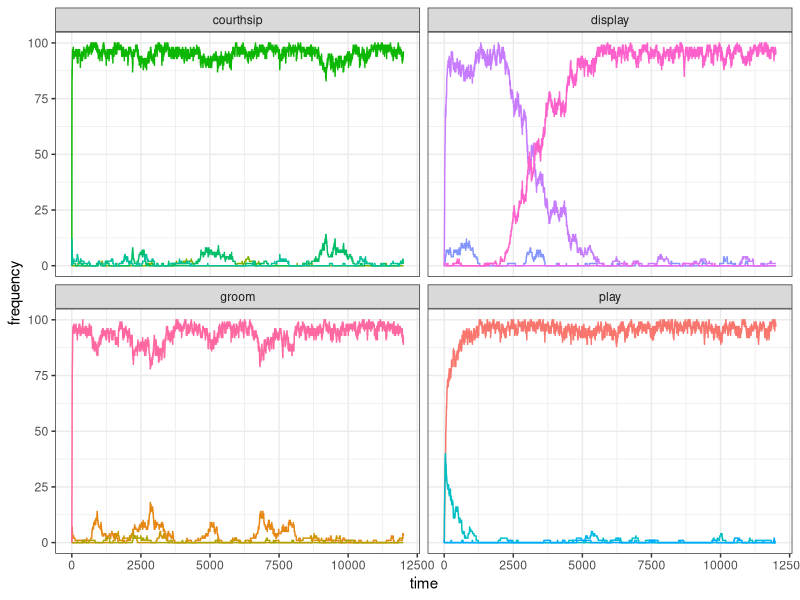

This figure's R source: (Note: a time limit stopped this script after it produced the figure.)
library(tidyverse)

#
# set_oranzees_environment()
# function commons to all the tests
#

set_oranzees_environment <- function() {
  list_pop <- c("Uossob", "Iat Forest", "Ebmog", "Elaham", "Elabik", "Ognodub")
  output <- tibble(
    population = rep(list_pop, each = 38),
    behaviour = as.factor(rep(1:38, 6)),
    type = rep(c(rep("social", 16), rep("food-related", 22)), 6),
    category = rep(c(
      rep("play", 4), rep("display", 4), rep("groom", 4), rep("courthsip", 4),
      "A", "A", "A", "A", "B", "B", "B", "B", "C", "C", "C", "D", "D", "D", "E", "E", "F", "F", "G", "H", "I", "J"
    ), 6),
    nutrient = rep(c(rep(NA, 16), "Y", "Y", "Y", "Y", "Z", "Z", "Z", "Z", "Y", "Y", "Y", "Z", "Z", "Z", "Y", "Y", "Z", "Z", "Y", "Z", "Y", "Z"), 6),
    p_g = rep(NA, 38 * 6),
    p_e = rep(NA, 38 * 6)
  )

  env_or_x <- c(220, 230, 700, 705, 710, 750)
  env_or_y <- c(660, 610, 450, 430, 510, 550)

  # genetic predispositions:
  x_g <- sample(1:1000, 38)
  y_g <- sample(1:1000, 38)

  # ecological availability:
  x_e <- sample(1:1000, 38)
  y_e <- sample(1:1000, 38)

  for (i in 1:6) {
    for (behav in 1:38) {
      output[output$population == list_pop[i] & output$behaviour == behav, ]$p_g <- 1 - sqrt((x_g[behav] - env_or_x[i])^2 + (y_g[behav] - env_or_y[i])^2) / 1000

      if (behav > 16) { # only for food-related behaviours:
        output[output$population == list_pop[i] & output$behaviour == behav, ]$p_e <- 1 - sqrt((x_e[behav] - env_or_x[i])^2 + (y_e[behav] - env_or_y[i])^2) / 500
      }
    }
  }

  # replace negative values with 0s:
  if (dim(output[output$p_g < 0, ])[1] > 0) {
    output[output$p_g < 0, ]$p_g <- 0
  }
  if (dim(output[output$p_e < 0 & !is.na(output$p_e), ])[1] > 0) {
    output[output$p_e < 0 & !is.na(output$p_e), ]$p_e <- 0
  }

  # return the tibble:
  output
}

#############################################################################
#
# TEST FOR ONE RUN (only social behaviours)
#

test_oranzees1 <- function(t_max) {
  oranzees_environment <- set_oranzees_environment()
  test_environment <- oranzees_environment %>%
    filter(population == "Uossob")

  N <- 100

  pop <- matrix(c(rep(0, 38 * N), sample(1:300, N, replace = TRUE)), nrow = N, byrow = FALSE)

  output <- matrix(nrow = t_max, ncol = 16)

  for (t in 1:t_max) {
    output[t, ] <- colSums(pop[, 1:16])
    # demographic bit:
    pop[, 39] <- pop[, 39] + 1
    pop[pop[, 39] >= 720, ] <- 0
    old <- which(pop[, 39] > 300)
    dead <- sample(c(TRUE, FALSE), length(old), prob = c(.01, .99), replace = TRUE)
    pop[old[dead], ] <- 0
    # innovation bit:
    for (i in 1:N) {
      state <- ((sum(pop[i, 1:4]) >= 1) + (sum(pop[i, 5:8]) >= 1) + (sum(pop[i, 9:12]) >= 1) + (sum(pop[i, 13:16]) >= 1)) / 4
      p_state <- rnorm(1, mean = 1 - state, sd = 0.05)
      if (runif(1) < p_state) {
        p_peering <- rnorm(16, mean = colSums(pop[, 1:16]), sd = 1)
        p_peering[p_peering < 0] <- 0
        innovation_i <- sample(1:16, 1, prob = p_peering)
        if (runif(1) < test_environment$p_g[innovation_i]) {
          if (innovation_i <= 4) {
            pop[i, 1:4] <- 0
            pop[i, innovation_i] <- 1
          } else if (innovation_i > 4 & innovation_i <= 8) {
            pop[i, 5:8] <- 0
            pop[i, innovation_i] <- 1
          } else if (innovation_i > 8 & innovation_i <= 12) {
            pop[i, 9:12] <- 0
            pop[i, innovation_i] <- 1
          } else {
            pop[i, 13:16] <- 0
            pop[i, innovation_i] <- 1
          }
        }
      }
    }
  }
  output
}

t_max <- 12000
my_test <- test_oranzees1(t_max)

# PLOT

my_test <- gather(as_tibble(my_test), 1:16, key = "behaviour", value = "frequency")
data_to_plot <- tibble(
  behaviour = my_test$behaviour,
  frequency = my_test$frequency,
  time = rep(1:t_max, 16),
  category = c(rep("play", t_max * 4), rep("display", t_max * 4), rep("groom", t_max * 4), rep("courthsip", t_max * 4))
)

ggplot(data = data_to_plot) +
  geom_line(aes(x = time, y = frequency, color = behaviour)) +
  facet_wrap(~category) +
  theme_bw() +
  theme(legend.position = "none")

#############################################################################
#
# TEST FOR MULTIPLE RUNS WITH SAME INITIALISATION (only social behaviours)
#

test_oranzees2 <- function(t_max) {
  N <- 100
  pop <- matrix(c(rep(0, 38 * N), sample(1:300, N, replace = TRUE)), nrow = N, byrow = FALSE)

  for (t in 1:t_max) {

    # demographic bit:

    pop[, 39] <- pop[, 39] + 1
    pop[pop[, 39] >= 720, ] <- 0
    old <- which(pop[, 39] > 300)
    dead <- sample(c(TRUE, FALSE), length(old), prob = c(.01, .99), replace = TRUE)
    pop[old[dead], ] <- 0
    # innovation bit:
    for (i in 1:N) {
      state <- ((sum(pop[i, 1:4]) >= 1) + (sum(pop[i, 5:8]) >= 1) + (sum(pop[i, 9:12]) >= 1) + (sum(pop[i, 13:16]) >= 1)) / 4
      p_state <- rnorm(1, mean = 1 - state, sd = 0.05)
      if (runif(1) < p_state) {
        p_peering <- rnorm(16, mean = colSums(pop[, 1:16]))
        p_peering[p_peering < 0] <- 0
        innovation_i <- sample(1:16, 1, prob = p_peering)
        if (runif(1) < test_environment$p_g[innovation_i]) {
          if (innovation_i <= 4) {
            pop[i, 1:4] <- 0
            pop[i, innovation_i] <- 1
          } else if (innovation_i > 4 & innovation_i <= 8) {
            pop[i, 5:8] <- 0
            pop[i, innovation_i] <- 1
          } else if (innovation_i > 8 & innovation_i <= 12) {
            pop[i, 9:12] <- 0
            pop[i, innovation_i] <- 1
          } else {
            pop[i, 13:16] <- 0
            pop[i, innovation_i] <- 1
          }
        }
      }
    }
  }
  output <- colSums(pop[, 1:16])
}


oranzees_environment <- set_oranzees_environment()
test_environment <- oranzees_environment %>%
  filter(population == "Uossob")

n_run <- 10
t_max <- 12000
gene_test1 <- matrix(nrow = n_run, ncol = 16)
for (run in 1:n_run) {
  gene_test1[run, ] <- test_oranzees2(t_max)
}

write(t(gene_test1), file = "output/social_test1.csv", ncolumns = 16)
write(test_environment$p_g[1:16], file = "output/social_test1_p_g.csv", ncolumns = 1)

# PLOT:
library(reshape2)
results <- as.matrix(read.table("output/gene_test1.csv"))
colnames(results) <- 1:16

as_tibble(melt(results, varnames = c("run", "behaviour"), value.name = "frequency")) %>%
  mutate(run = as_factor(run), behaviour = as_factor(behaviour)) %>%
  add_column(category = as_factor(c(rep("play", 40), rep("display", 40), rep("groom", 40), rep("courthsip", 40)))) %>%
  ggplot() +
  geom_raster(aes(x = behaviour, y = run, fill = frequency)) +
  facet_wrap(~category, scales = "free") +
  scale_fill_gradient(low = "grey90", high = "red") +
  theme_bw()

#############################################################################
#
# TEST FOR ONE RUN (only food behaviours)
#

test_oranzees3 <- function(t_max) {
  oranzees_environment <- set_oranzees_environment()
  test_environment <- oranzees_environment %>%
    filter(population == "Uossob")
  
  N <- 100
  
  pop <- matrix(c(rep(0, 38 * N), sample(1:300, N, replace = TRUE)), nrow = N, byrow = FALSE)
  
  output <- matrix(nrow = t_max, ncol = 22)
  
  for (t in 1:t_max) {
    output[t, ] <- colSums(pop[, 17:38])
    # demographic bit:
    pop[, 39] <- pop[, 39] + 1
    pop[pop[, 39] >= 720, ] <- 0
    old <- which(pop[, 39] > 300)
    dead <- sample(c(TRUE, FALSE), length(old), prob = c(.01, .99), replace = TRUE)
    pop[old[dead], ] <- 0
    # innovation bit:
    for (i in 1:N) {
      nut_y <- sum(pop[i, 17:20]) + sum(pop[i, 25:27]) + sum(pop[i, 31:32]) + pop[i, 35] + pop[i, 37]
      nut_z <- sum(pop[i, 21:24]) + sum(pop[i, 28:30]) + sum(pop[i, 33:34]) + pop[i, 36] + pop[i, 38]
      state <- (sum(nut_y + nut_z) - abs(nut_y - nut_z)) / 10 
      p_state <- rnorm(1, mean = 1 - state, sd = .05)
      if (runif(1) < p_state) {
        p_peering <- rnorm(22, mean = colSums(pop[, 17:38]), sd = 1)
        p_peering[p_peering < 0] <- 0
        innovation_i <- sample(17:38, 1, prob = p_peering)
        if (runif(1) < (test_environment$p_g[innovation_i] * test_environment$p_e[innovation_i])) {
          if (innovation_i <= 20) {
            pop[i, 17:20] <- 0
            pop[i, innovation_i] <- 1
          } else if (innovation_i > 20 & innovation_i <= 24) {
            pop[i, 21:24] <- 0
            pop[i, innovation_i] <- 1
          } else if (innovation_i > 24 & innovation_i <= 27) {
            pop[i, 25:27] <- 0
            pop[i, innovation_i] <- 1
          } else if (innovation_i > 27 & innovation_i <= 30) {
            pop[i, 28:30] <- 0
            pop[i, innovation_i] <- 1
          } else if (innovation_i > 30 & innovation_i <= 32) {
            pop[i, 31:32] <- 0
            pop[i, innovation_i] <- 1
          } else if (innovation_i > 32 & innovation_i <= 34) {
            pop[i, 33:34] <- 0
            pop[i, innovation_i] <- 1
          } else {
            pop[i, innovation_i] <- 1
          }
        }
      }
    }
  }
  output
}
t_max <- 1000
my_test <- test_oranzees3(t_max)

# PLOT

my_test <- gather(as_tibble(my_test), 1:22, key = "behaviour", value = "frequency")
data_to_plot <- tibble(
  behaviour = my_test$behaviour,
  frequency = my_test$frequency,
  time = rep(1:t_max, 22),
  category = as_factor(c(
    rep("A", t_max * 4), rep("B", t_max * 4), rep("C", t_max * 3), rep("D", t_max * 3),
    rep("E", t_max * 2), rep("F", t_max * 2), rep("G", t_max), rep("H", t_max),
    rep("I", t_max), rep("J", t_max)
  ))
)

ggplot(data = data_to_plot) +
  geom_line(aes(x = time, y = frequency, color = behaviour)) +
  facet_wrap(~category) +
  theme_bw() +
  theme(legend.position = "none")

#############################################################################
#
# TEST FOR MULTIPLE RUNS WITH SAME INITIALISATION (only food behaviours)
#

test_oranzees4 <- function(t_max) {
  N <- 100
  
  pop <- matrix(c(rep(0, 38 * N), sample(1:300, N, replace = TRUE)), nrow = N, byrow = FALSE)
  
  for (t in 1:t_max) {
    # demographic bit:
    pop[, 39] <- pop[, 39] + 1
    pop[pop[, 39] >= 720, ] <- 0
    old <- which(pop[, 39] > 300)
    dead <- sample(c(TRUE, FALSE), length(old), prob = c(.01, .99), replace = TRUE)
    pop[old[dead], ] <- 0
    # innovation bit:
    for (i in 1:N) {
      nut_y <- sum(pop[i, 17:20]) + sum(pop[i, 25:27]) + sum(pop[i, 31:32]) + pop[i, 35] + pop[i, 37]
      nut_z <- sum(pop[i, 21:24]) + sum(pop[i, 28:30]) + sum(pop[i, 33:34]) + pop[i, 36] + pop[i, 38]
      state <- (sum(nut_y + nut_z) - abs(nut_y - nut_z)) / 10 
      p_state <- rnorm(1, mean = 1 - state, sd = .05)
      if (runif(1) < p_state) {
        p_peering <- rnorm(22, mean = colSums(pop[, 17:38]), sd = 1)
        p_peering[p_peering < 0] <- 0
        innovation_i <- sample(17:38, 1, prob = p_peering)
        if (runif(1) < (test_environment$p_g[innovation_i] * test_environment$p_e[innovation_i])) {
          if (innovation_i <= 20) {
            pop[i, 17:20] <- 0
            pop[i, innovation_i] <- 1
          } else if (innovation_i > 20 & innovation_i <= 24) {
            pop[i, 21:24] <- 0
            pop[i, innovation_i] <- 1
          } else if (innovation_i > 24 & innovation_i <= 27) {
            pop[i, 25:27] <- 0
            pop[i, innovation_i] <- 1
          } else if (innovation_i > 27 & innovation_i <= 30) {
            pop[i, 28:30] <- 0
            pop[i, innovation_i] <- 1
          } else if (innovation_i > 30 & innovation_i <= 32) {
            pop[i, 31:32] <- 0
            pop[i, innovation_i] <- 1
          } else if (innovation_i > 32 & innovation_i <= 34) {
            pop[i, 33:34] <- 0
            pop[i, innovation_i] <- 1
          } else {
            pop[i, innovation_i] <- 1
          }
        }
      }
    }
  }
  output <- colSums(pop[, 17:38])
}

oranzees_environment <- set_oranzees_environment()
test_environment <- oranzees_environment %>%
  filter(population == "Uossob")

n_run <- 10
t_max <- 12000
food_test1 <- matrix(nrow = n_run, ncol = 22)
for (run in 1:n_run) {
  food_test1[run, ] <- test_oranzees4(t_max)
  print(run)
}
write(t(food_test1), file = "output/food_test1.csv", ncolumns = 22)
write(test_environment$p_g[17:38], file = "output/food_test1_p_g.csv", ncolumns = 1)
write(test_environment$p_e[17:38], file = "output/food_test1_p_e.csv", ncolumns = 1)


# PLOT:

library(reshape2)
results <- as.matrix(read.table("output/food_test5.csv"))
colnames(results) <- 17:38

as_tibble(melt(results, varnames = c("run", "behaviour"), value.name = "frequency")) %>%
  mutate(run = as_factor(run), behaviour = as_factor(behaviour)) %>%
  add_column(category = as_factor(c(
    rep("A", 40), rep("B", 40), rep("C", 30), rep("D", 30),
    rep("E", 20), rep("F", 20), rep("G", 10), rep("H", 10),
    rep("I", 10), rep("J", 10)
  ))) %>%
  ggplot() +
  geom_raster(aes(x = behaviour, y = run, fill = frequency)) +
  facet_wrap(~category, scales = "free") +
  scale_fill_gradient(low = "grey90", high = "red") +
  theme_bw()





###### SANDBOX #########

oranzees_environment <- set_oranzees_environment()
test_environment <- oranzees_environment %>%
  filter(population == "Uossob")

N <- 100
pop <- matrix(c(rep(0, 38 * N), sample(1:300, N, replace = TRUE)), nrow = N, byrow = FALSE)

output <- matrix(nrow = t_max, ncol = 22)
output_state <- rep(NA, t_max)

for (t in 1:t_max) {
  output_state_t <- 0
  # demographic bit:
  output[t, ] <- colSums(pop[, 17:38])
  pop[, 39] <- pop[, 39] + 1
  pop[pop[, 39] >= 720, ] <- 0
  old <- which(pop[, 39] > 300)
  dead <- sample(c(TRUE, FALSE), length(old), prob = c(.01, .99), replace = TRUE)
  pop[old[dead], ] <- 0
  # innovation bit:
  for (i in 1:N) {
    nut_y <- sum(pop[i, 17:20]) + sum(pop[i, 25:27]) + sum(pop[i, 31:32]) + pop[i, 35] + pop[i, 37]
    nut_z <- sum(pop[i, 21:24]) + sum(pop[i, 28:30]) + sum(pop[i, 33:34]) + pop[i, 36] + pop[i, 38]
    state <- (sum(nut_y + nut_z) - abs(nut_y - nut_z)) / 10 
    p_state <- rnorm(1, mean = 1 - state, sd = .05)
    output_state_t <- output_state_t + state
    if (runif(1) < p_state) {
      p_peering <- rnorm(22, mean = colSums(pop[, 17:38]), sd = 1)
      p_peering[p_peering < 0] <- 0
      innovation_i <- sample(17:38, 1, prob = p_peering)
      if (runif(1) < (test_environment$p_g[innovation_i] * test_environment$p_e[innovation_i])) {
        if (innovation_i <= 20) {
          pop[i, 17:20] <- 0
          pop[i, innovation_i] <- 1
        } else if (innovation_i > 20 & innovation_i <= 24) {
          pop[i, 21:24] <- 0
          pop[i, innovation_i] <- 1
        } else if (innovation_i > 24 & innovation_i <= 27) {
          pop[i, 25:27] <- 0
          pop[i, innovation_i] <- 1
        } else if (innovation_i > 27 & innovation_i <= 30) {
          pop[i, 28:30] <- 0
          pop[i, innovation_i] <- 1
        } else if (innovation_i > 30 & innovation_i <= 32) {
          pop[i, 31:32] <- 0
          pop[i, innovation_i] <- 1
        } else if (innovation_i > 32 & innovation_i <= 34) {
          pop[i, 33:34] <- 0
          pop[i, innovation_i] <- 1
        } else {
          pop[i, innovation_i] <- 1
        }
      }
    }
  }
  output_state[t] <- output_state_t / N
}


my_test <- gather(as_tibble(output), 1:22, key = "behaviour", value = "frequency")
data_to_plot <- tibble(
  behaviour = my_test$behaviour,
  frequency = my_test$frequency,
  time = rep(1:t_max, 22),
  category = as_factor(c(
    rep("A", t_max * 4), rep("B", t_max * 4), rep("C", t_max * 3), rep("D", t_max * 3),
    rep("E", t_max * 2), rep("F", t_max * 2), rep("G", t_max), rep("H", t_max),
    rep("I", t_max), rep("J", t_max)
  ))
)

ggplot(data = data_to_plot) +
  geom_line(aes(x = time, y = frequency, color = behaviour)) +
  facet_wrap(~category) +
  theme_bw() +
  theme(legend.position = "none")
